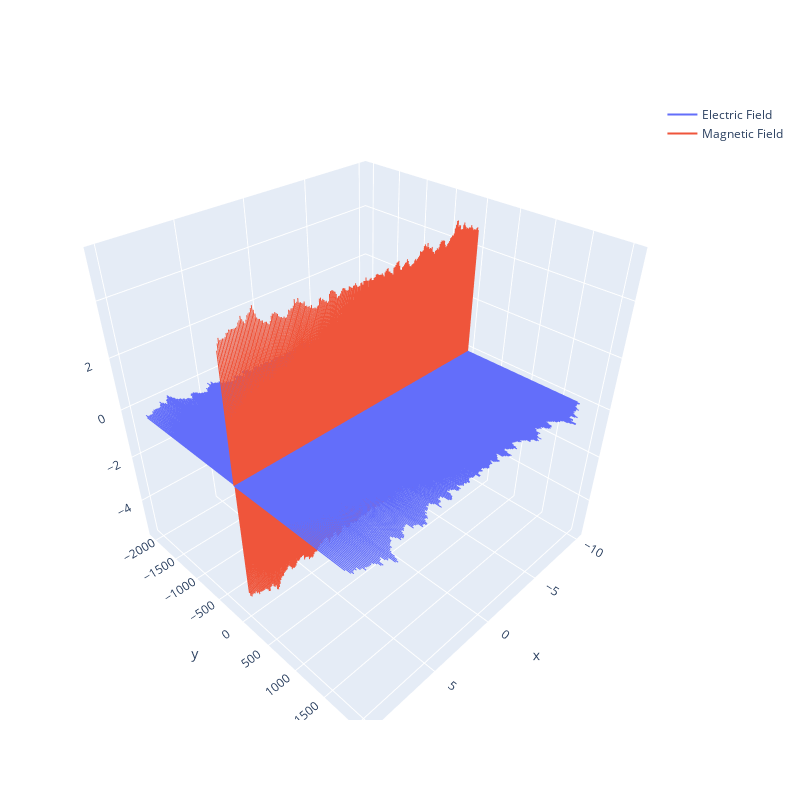

The notebook cell saved with this chart:
### Markdown cell above
Here, the below plots are of a random electric field and its expected, perpendicular magenetic field. The other plot is of that same electric field used as an input for the code based upon Faraday's Law. 

While the two plots are of the same input, the function emulates randomness and thus the two plots are not entirely comparable except for the nonuniform/constant shape.

### Code cell
#Reed
def genrand(amp,t,num):
    func = 0
    for i in range(num):
        ramp = np.random.rand()*np.random.rand()*5
        romega = np.random.rand()*2*np.pi
        func += ramp*np.sin(romega*t)
    return(func)

def rand(amp,freq,t,x,num):
    return(genrand(amp,t,num))


def source_rand(t):
    return rand(1,omega,t,0,100)

plt.figure(figsize=(10, 10), dpi=80)
a = -rand(10,0.3,t,1,20)
ax = plt.axes(projection='3d')
ax.plot3D(t, a, v,label= 'Electric Field ')
ax.plot3D(t, v, a,label= 'Magnetic Field ')
ax.plot(t,v,v, 'black',label= 'Horizontal Zero',)
ax.set_xlabel('x')
ax.set_ylabel('y')
ax.set_zlabel('z')
ax.legend()


Ex = np.zeros([jmax+1,2])  
Hz = np.zeros([jmax+1,2])  

for n in range(nmax):
  #Magnetic field boundaries
    Hz[jmax-1,1] = Hz[jmax-2,0]
  #Update Magnetic field
    for j in range(jmax-1):
        Hz[j,1] = Hz[j,0] + dt/(dx*mu0) * (Ex[j+1,1] - Ex[j,1])
        Hz[j,0] = Hz[j,1]
  #Magnetic field source
    Hz[jsource-1,1] -= source_rand(n)/Z

  #Update Electric Field boundaries
    Ex[0,1] = Ex[1,0]
  #Update electric field
    for j in range(1,jmax):
        Ex[j,1] = Ex[j,0] + dt/(dx*eps0) * (Hz[j,1]-Hz[j-1,1])
        Ex[j,0] = Ex[j,1]

  #Electric field source
    Ex[jsource,1] += source_rand(n+1)
    Ex[jsource,0] = Ex[jsource,1]
    
  #Compute Fourier Transform
    tax = np.linspace(-50.,50.,501)
    f = np.linspace(-10.,10.,40001)
    fE,freqE = ff(Ex[:,0],tax)
    fH,freqH = ff(Hz[:,0],tax)

fig = go.Figure()
fig.add_trace(
   go.Scatter3d(x=t, 
                y=Ex[:,1], 
                z=v,
                name = 'Electric Field',
                mode = 'lines'))
fig.add_trace(
   go.Scatter3d(x=t, 
                y=v, 
                z=Hz[:,1],
                name = 'Magnetic Field',
                mode = 'lines'))

fig.update_layout(
    autosize=False,
    width=800,
    height=800)
fig.show()

fig, axs = py.subplots(2,1)
axs[0].plot(fE, np.real(freqE),label='real part of FFT for E')
axs[0].plot(fE, np.imag(freqE),label='imaginary part of FFT for E')
axs[0].legend()
axs[1].plot(fH, np.real(freqH),label='real part of FFT for H')
axs[1].plot(fH, np.imag(freqH),label='imaginary part of FFT for H')
axs[1].legend()
fig.show()

### Figure 1 — Plotly figure (JSON) as saved in the notebook; plotly's stock layout.template omitted (floating-point values rounded to 4 significant figures; data arrays with more than 128 entries replaced by an {"elided": "..."} marker saying what was removed)
{"data": [{"mode": "lines", "name": "Electric Field", "type": "scatter3d", "x": {"elided": "501 float values"}, "y": {"elided": "501 float values"}, "z": {"elided": "501 int values"}}, {"mode": "lines", "name": "Magnetic Field", "type": "scatter3d", "x": {"elided": "501 float values"}, "y": {"elided": "501 int values"}, "z": {"elided": "501 float values"}}], "layout": {"autosize": false, "height": 800, "width": 800}}
